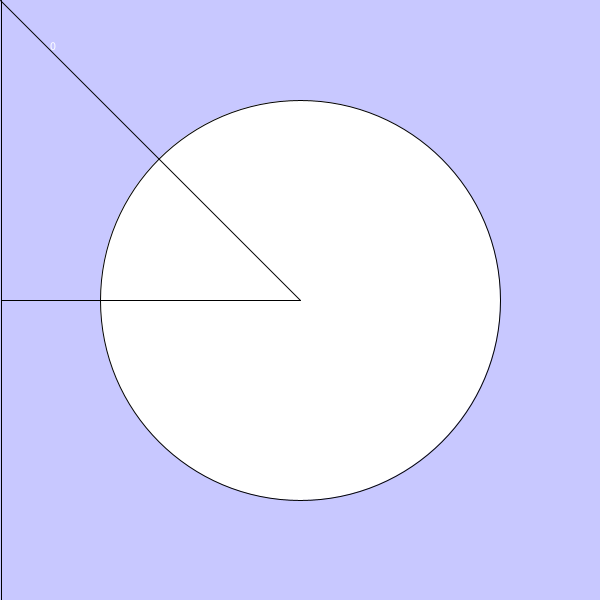
Frame 1 (no input)
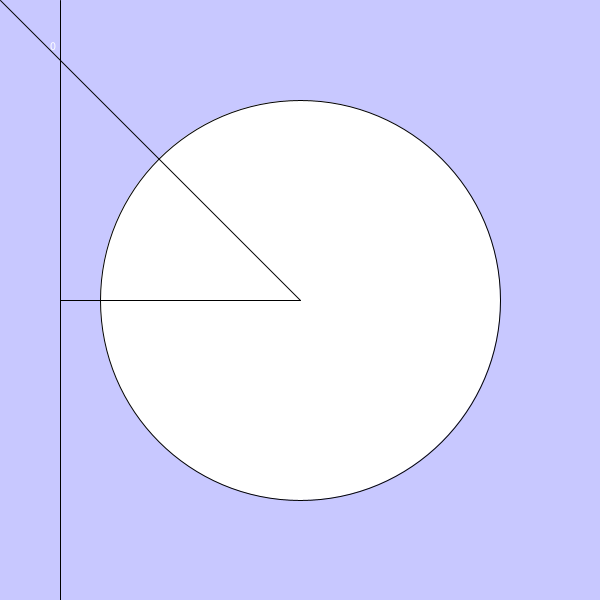
Frame 60 (the mouse pressed at the canvas centre just before this capture)
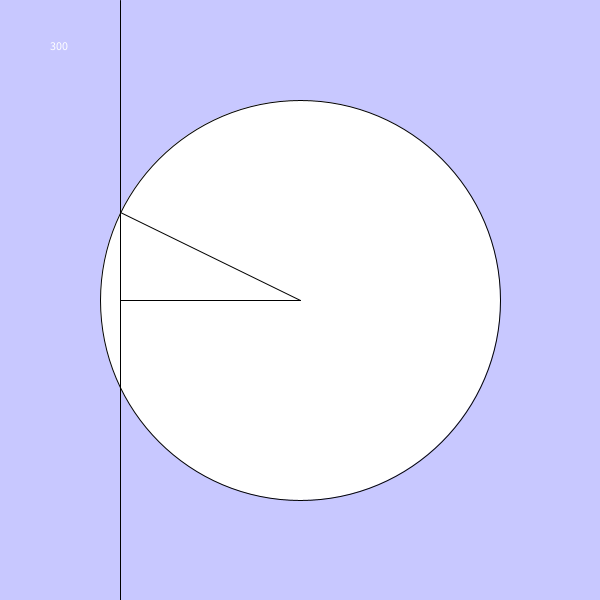
Frame 120 (the mouse held since frame 60 and released just before this capture)

The Processing sketch that drew these frames (run headless with seeded random() and noise(); from frame 60 on, the mouse is pressed at the canvas centre):

// Processing sketch: Circle2
// ── Circle2.pde
int radius = 200;
float x, y;

void setup() {
  size(600, 600);
}

void draw() {
  background(200, 200, 255);
  ellipse(300, 300, 2*radius, 2*radius);
  text(mouseX, 50, 50);
  line(300, 300, mouseX, mouseY);
  x = x+1;
  if(x > width) {
    x = 0;
  }
  if(mouseY > 300) {
    y = sqrt(sq(radius) - sq(x-300)) + 300;
  }
  else {
    y = 300-sqrt(sq(radius) - sq(x-300));
  }
  line(300, 300, x, 300);
  line(x, 0, x, height);
  line(300, 300, x, y);
}
